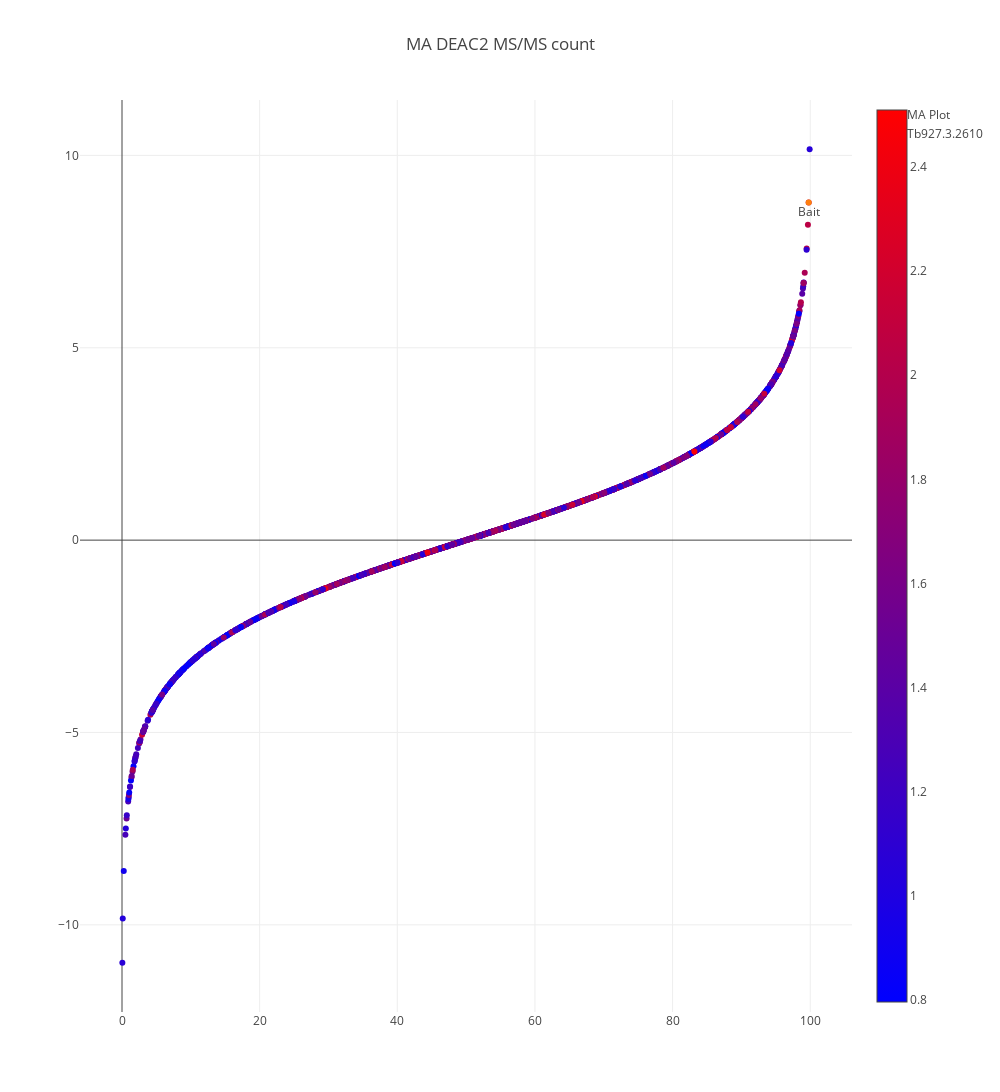

The notebook cell saved with this chart:
### Code cell
temp = df[df['signal_perc']>0]
#interactive plot
trace_1 = go.Scatter(
    x=temp.signal_perc,
    y=temp.signal_logfc,
    mode='markers',
    name='MA Plot',
    text = [a + ' ' +b for a,b in zip(temp.index.values, temp.Gene_desc)],
    hoverinfo = 'text',
    marker=dict(
        #size=16,
        color = np.log10(temp.Score), #set color equal to a variable
        colorscale='Bluered',
        showscale=True
    )
)

annot_1 = go.Scatter(
    x=[temp.signal_perc.loc['Tb927.3.2610']],
    y=[temp.signal_logfc.loc['Tb927.3.2610']],
    mode='markers+text',
    name='Tb927.3.2610',
    text=['Bait'],
    textposition='bottom center'
)


layout = dict(title='MA DEAC2 MS/MS count',
             width=1000,
             height=1200)


fig = go.Figure(data=[trace_1, annot_1], 
                layout=layout)
iplot(fig, filename='test')

### Figure 1 — Plotly figure (JSON) as saved in the notebook; plotly's stock layout.template omitted (floating-point values rounded to 4 significant figures; data arrays with more than 128 entries replaced by an {"elided": "..."} marker saying what was removed)
{"data": [{"hoverinfo": "text", "marker": {"color": {"elided": "2059 float values"}, "colorscale": "Bluered", "showscale": true}, "mode": "markers", "name": "MA Plot", "text": {"elided": "2059 str values"}, "type": "scatter", "uid": "9fbe1c18-7be1-11e9-97ef-005056c00008", "x": {"elided": "2059 float values"}, "y": {"elided": "2059 float values"}}, {"mode": "markers+text", "name": "Tb927.3.2610", "text": ["Bait"], "textposition": "bottom center", "type": "scatter", "uid": "9fbe1c19-7be1-11e9-8f28-005056c00008", "x": [99.77], "y": [8.777]}], "layout": {"height": 1200, "title": "MA DEAC2 MS/MS count", "width": 1000}}
